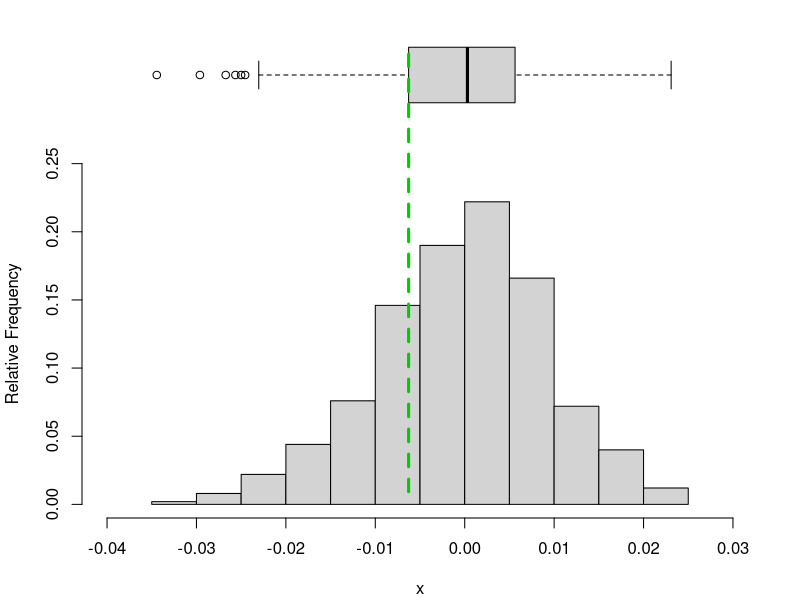

Reproduce this figure in R. (Note: this script raises an error after producing the figure.)
# # Experiments with coordinate systems and conversions
# teststring <- "Hello, world!"
# testnumber <- formatC(pi, format = "f", digits = 5L)
# plot(1:10)
# par("usr") # (x1, x2, y1, y2): extremes of user coordinates of plotting region
# par("plt") # (x1, x2, y1, y2): coordinates of plot region as fractions of current figure region
# par("pin") # (width, height): current plot dimensions in inches
# par("fin") # (width, height): current figure region dimensions in inches
# par("fig") # (x1, x2, y1, y2): NDC coords of figure region in the display region of the device
# 
# par("plt") * rep(par("fin"), each = 2) # (x1, x2, y1, y2): extremes of plotting region in inches from origin (presumably bottom left corner)
# 
# # Plotting region measurements in "user" dimensions
# par("usr")[2L] - par("usr")[1L] # plotting region width
# par("usr")[4L] - par("usr")[3L] # plotting region height
# 
# # Plotting region measurements in inches
# corner.inches <- par("plt") * rep(par("fin"), each = 2)
# corner.inches[2L] - corner.inches[1L] == par("pin")[1L] # plotting region width
# corner.inches[4L] - corner.inches[3L] == par("pin")[2L] # plotting region height
# 
# 
# # Coordinate systems for grconvertXY
# # "user"  : user coordinates
# # "inches": inches
# # "device": device coordinate system
# # "ndc"   : normalized device coordinates
# # "nfc"   : normalized figure coordinates
# # "npc"   : normalized plot coordinates
# # "nic"   : normalized inner region coordinates
# 
# plot(1:4)
# for(tp in c("in", "dev", "ndc", "nfc", "npc", "nic"))
#     print(grconvertX(c(1.0, 4.0), "user", tp))
# 
# par(new = TRUE)
# plot(x = 1, y = 4, pch = 19, col = "blue")
# xy.coords(x=1,y=4)







def.par <- par(no.readonly = TRUE)
set.seed(0724)
x <- rnorm(500, sd = 100)
x <- rnorm(500, sd = 0.01)

x.hist <- hist(x, plot = FALSE)
x.hist[["density"]] <- x.hist[["counts"]] / sum(x.hist[["counts"]])

x.boxplot.stats <- boxplot.stats(x)[["stats"]]

nf <- layout(matrix(c(2, 1), nrow = 2, ncol = 1, byrow = TRUE), height = c(1, 3))
par(mar = c(4.1, 4.1, 0, 2.1))
plot(x.hist, freq = FALSE, ylab = "Relative Frequency", xlim = range(pretty(x)), ylim = range(pretty(x.hist[["density"]])), main = NULL)
# box("plot")

par(mar = c(0, 4.1, 0, 2.1))
boxplot(x, frame = FALSE, axes = FALSE, horizontal = TRUE, ylim = range(pretty(x)), xaxt = "n", yaxt = "n")
# box("plot")
par(xpd = NA)
lines(x = x.boxplot.stats[2L] + c(0, 0),
      y = c(-2, 1.2),
      lwd = 3,
      col = "green3",
      lty = 2)

layout(1)
dev.off()

std.x <- std.y <- seq(from = 0, to = 1, by = 0.05)
points(x = std.x, y = std.y, pch = 19, col = "red")
conv.x <- grconvertX(std.x, to = "user")
conv.y <- grconvertY(std.y, to = "user")
points(x = conv.x, y = conv.y, pch = 19, col = "green3")

x <- rnorm(1000)
hist(x, xlim = c(-4,4))
usr <- par("usr")
clip(usr[1], -2, usr[3], usr[4])
hist(x, col = 'red', add = TRUE)
clip(2, usr[2], usr[3], usr[4])
hist(x, col = 'blue', add = TRUE)
do.call("clip", as.list(usr))  # reset to plot region

xinch

# # How the vertical axis for the horizontal boxplot is calculated
# n <- length(boxplot.stats(x)[["n"]]) # just 1 for us
# at <- 1L:n # gives 1
# ylim <- range(at, finite = TRUE) + c(-0.5, 0.5) # gives 0.5, 1.5
# ylim <- extendrange(ylim, f = 0.04) # gives 0.46, 1.54 == final answer
# # How to demonstrate
# boxplot(x, horizontal = TRUE)
# par("usr")[3L:4L] # these are y0 and y1, respectively
# abline(h = 1, col = "red", lty = "dotted")
# abline(h = 1.25, col = "red", lty = "dotted")
# abline(h = 1.5, col = "red", lty = "dotted")
# # OR
# boxplot(x, horizontal = TRUE, frame = FALSE)
# abline(h = par("usr")[3L:4L], lty = "dashed", col = "red", lwd = 3)
# abline(v = par("usr")[1L:2L], lty = "dashed", col = "red", lwd = 3)
# # The box width for this boxplot is from 0.8 to 1.2 on the vertical axis
# # By default, boxwex = 0.8. If width = NULL and varwidth = FALSE,
# # then width = 0.5 * boxwex. Therefore, by default, width = 0.4. In
# # the actual boxplot drawing function (bplt(), defined inside the
# # function bxp()), wid <- wid / 2, where wid = width when bplt() is
# # actually called later on. Then, the 4 corner points of the box are
# # determined based on whether (1) xlog = TRUE and (2) notch = TRUE.
# # Additionally, as seen above, if at = NULL (default), then at <- 1L:n.
# # For our case, xlog = FALSE and notch = FALSE so the y-coordinates
# # for our box are calculated as: at + wid * c(-1, 1, 1, -1). Since
# # width = 0.5 * 0.8 = 0.4 ==> wid = width / 2 = 0.4 / 2 = 0.2, then
# # at + wid * c(-1, 1, 1, -1) = 1 + 0.2 * c(-1, 1, 1, -1) =
# # c(0.8, 1.2, 1.2, 0.8). The x coordinates are taken from
# # stats = boxplot.stats(x)[["stats"]] as stats[c(2, 2, 4, 4)], i.e.,
# # c(lowerhinge, lowerhinge, upperhinge, upperhinge). These are then
# # passed to a polygon-drawing function, which produces the box.
# boxplot(x, horizontal = TRUE, frame = FALSE)
# polygon(y = c(0.8, 1.2, 1.2, 0.8), x = temp[["stats"]][c(2, 2, 4, 4)], border = "green", lwd = 3)




nf <- layout(matrix(c(2, 1), nrow = 2, ncol = 1, byrow = TRUE), height = c(1, 3))

par(mar = c(5.1, 4.1, 0, 2.1))
plot(x.hist, freq = FALSE, main = NULL, xlab = sprintf("Values of %s", sQuote(dataObjectName)), ylab = "Relative Frequency", xlim = range(pretty(x)), ylim = range(pretty(x.hist[["density"]])), col = col.fill.histogram, cex = cex, cex.axis = cex.axis)
if(plotDensityCurve) {
    lines(x.density[["x"]], x.density[["y"]], lty = lty.lines.density, lwd = lwd.lines.density, col = col.lines.density)
}
if(plotVerticalLines) {
    abline(v = x.verticalStats, lty = lty.lines.vertical, lwd = lwd.lines.vertical, col = col.lines.vertical)
}
if(plotStatsValues) {
    mtext(text = paste("Mean (SD)\n", formattedMeanSD, sep = ""), side = 1, line = line.statsLabel.bottom, at = min(x), col = col.statsLabel.bottom, font = font.statsLabel.bottom, cex = cex.statsLabel)
}

# title(main = sprintf("Plots for %s", sQuote(dataObjectName)), col.main = col.main, cex.main = cex.main, font.main = font.main, line = line.main)
par(mar = c(0, 4.1, 1.1, 2.1))
boxplot(x, frame = FALSE, axes = FALSE, horizontal = TRUE, ylim = range(pretty(x)), col = col.fill.boxplot, cex = cex, cex.axis = cex.axis)
if(plotVerticalLines) {
    segments(x0 = x.verticalStats, y0 = rep(0L, length.out = 4L), x1 = x.verticalStats, y1 = rep(1L, length.out = 4L), lty = lty.lines.vertical, lwd = lwd.lines.vertical, col = col.lines.vertical)
}
if(plotStatsValues) {
    oldXPD <- par()$xpd
    par(xpd = TRUE)
    mtext(text = paste("Q2", formattedQuartiles[1L], sep = "\n"), at = x.verticalStats[2L], side = 3, line = line.statsLabel.top, col = col.statsLabel.top, font = font.statsLabel.top, cex = cex.statsLabel)
    mtext(text = paste("Q1", formattedQuartiles[2L], sep = "\n"), at = x.verticalStats[3L], side = 3, line = line.statsLabel.top, col = col.statsLabel.top, font = font.statsLabel.top, adj = 1, cex = cex.statsLabel)
    mtext(text = paste("Q3", formattedQuartiles[3L], sep = "\n"), at = x.verticalStats[4L], side = 3, line = line.statsLabel.top, col = col.statsLabel.top, font = font.statsLabel.top, adj = 0, cex = cex.statsLabel)
    par(xpd = oldXPD)
}
layout(1)



